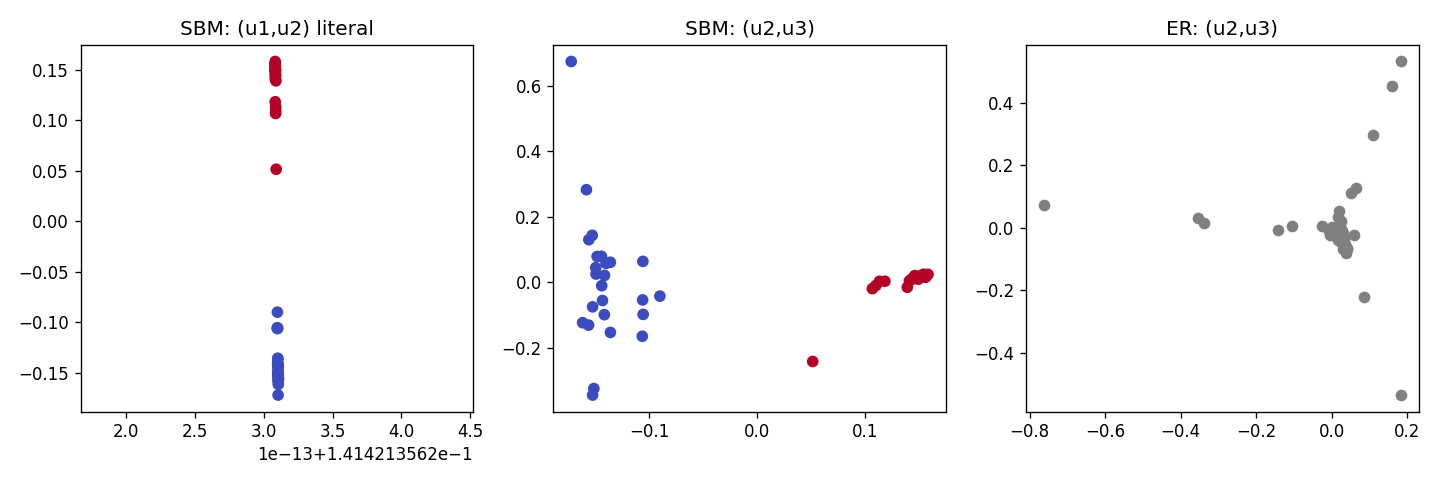

The script that saved this image:
# 연습문제 1.5.D: 50-노드 random graph의 Laplacian 스펙트럼과 spectral embedding
import numpy as np, networkx as nx
import matplotlib; matplotlib.use("Agg"); import matplotlib.pyplot as plt
def analyze(G, name, truth=None):
    Lm = nx.laplacian_matrix(G, nodelist=range(50)).toarray().astype(float)
    w, U = np.linalg.eigh(Lm)
    print(f"[{name}] connected={nx.is_connected(G)}, edges={G.number_of_edges()}")
    print(f"  smallest 5 eig: {np.round(w[:5], 4)}, largest: {w[-1]:.3f}")
    print(f"  u1 is constant? std(u1)={U[:,0].std():.1e}  (u1 = ±1/sqrt(50) = {1/np.sqrt(50):.4f})")
    print(f"  gap ratio lambda3/lambda2 = {w[2]/w[1]:.3f}")
    if truth is not None:
        lab = (U[:, 1] > 0).astype(int); acc = max(np.mean(lab == truth), np.mean(lab != truth))
        print(f"  Fiedler-sign partition accuracy vs planted blocks = {acc:.3f}")
        cut = sum(1 for a, b in G.edges if lab[a] != lab[b]); print(f"  edges cut by Fiedler partition = {cut}")
    else:
        lab = (U[:, 1] > 0).astype(int)
        cut = sum(1 for a, b in G.edges if lab[a] != lab[b]); print(f"  Fiedler partition sizes {np.bincount(lab)}, edges cut = {cut} of {G.number_of_edges()} ({cut/G.number_of_edges():.2f})")
    return U
G1 = nx.erdos_renyi_graph(50, 0.1, seed=3)
U1 = analyze(G1, "Erdos-Renyi G(50,0.1)")
G2 = nx.stochastic_block_model([25, 25], [[0.3, 0.02], [0.02, 0.3]], seed=3)
truth = np.array([0]*25 + [1]*25)
U2 = analyze(G2, "SBM 2x25 p_in=0.3 p_out=0.02", truth)
# 문자 그대로 '가장 작은 두 고유벡터'(u1,u2)로 배치하면: x좌표가 상수 → 1차원 직선
print("literal (u1,u2) embedding: x-range of u1 =", np.ptp(U2[:, 0]))
fig, ax = plt.subplots(1, 3, figsize=(12, 4))
ax[0].scatter(U2[:, 0], U2[:, 1], c=truth, cmap="coolwarm"); ax[0].set_title("SBM: (u1,u2) literal")
ax[1].scatter(U2[:, 1], U2[:, 2], c=truth, cmap="coolwarm"); ax[1].set_title("SBM: (u2,u3)")
ax[2].scatter(U1[:, 1], U1[:, 2], c="gray"); ax[2].set_title("ER: (u2,u3)")
fig.tight_layout(); fig.savefig("ex_1_5_D.png", dpi=120)
